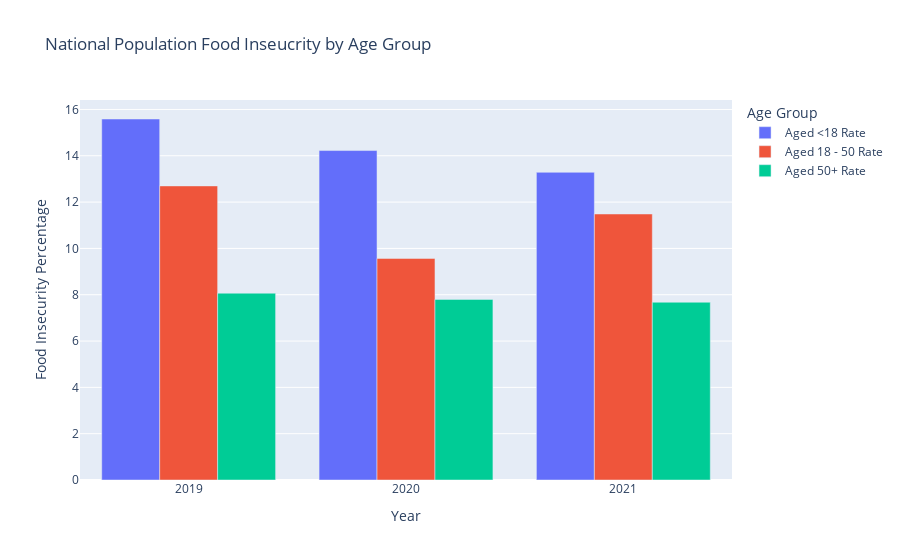

This figure's notebook cell:
### Code cell
import plotly_express as px

fig = px.bar(combined_means, x='Year', y=['Aged <18 Rate', 'Aged 18 - 50 Rate','Aged 50+ Rate','Year'],
             barmode = 'group',
             labels={'value': 'Food Insecurity Percentage', 'variable': 'Age Group'},
             title='National Population Food Inseucrity by Age Group')

fig.show()

### Figure 1 — Plotly figure (JSON) as saved in the notebook; plotly's stock layout.template omitted (floating-point values rounded to 4 significant figures)
{"data": [{"alignmentgroup": "True", "hovertemplate": "Age Group=Aged <18 Rate<br>Year=%{x}<br>Food Insecurity Percentage=%{y}<extra></extra>", "legendgroup": "Aged <18 Rate", "marker": {"color": "#636efa", "pattern": {"shape": ""}}, "name": "Aged <18 Rate", "offsetgroup": "Aged <18 Rate", "orientation": "v", "showlegend": true, "textposition": "auto", "type": "bar", "x": ["2019", "2020", "2021"], "xaxis": "x", "y": [15.59, 14.23, 13.29], "yaxis": "y"}, {"alignmentgroup": "True", "hovertemplate": "Age Group=Aged 18 - 50 Rate<br>Year=%{x}<br>Food Insecurity Percentage=%{y}<extra></extra>", "legendgroup": "Aged 18 - 50 Rate", "marker": {"color": "#EF553B", "pattern": {"shape": ""}}, "name": "Aged 18 - 50 Rate", "offsetgroup": "Aged 18 - 50 Rate", "orientation": "v", "showlegend": true, "textposition": "auto", "type": "bar", "x": ["2019", "2020", "2021"], "xaxis": "x", "y": [12.7, 9.568, 11.49], "yaxis": "y"}, {"alignmentgroup": "True", "hovertemplate": "Age Group=Aged 50+ Rate<br>Year=%{x}<br>Food Insecurity Percentage=%{y}<extra></extra>", "legendgroup": "Aged 50+ Rate", "marker": {"color": "#00cc96", "pattern": {"shape": ""}}, "name": "Aged 50+ Rate", "offsetgroup": "Aged 50+ Rate", "orientation": "v", "showlegend": true, "textposition": "auto", "type": "bar", "x": ["2019", "2020", "2021"], "xaxis": "x", "y": [8.066, 7.799, 7.676], "yaxis": "y"}], "layout": {"barmode": "group", "legend": {"title": {"text": "Age Group"}, "tracegroupgap": 0}, "title": {"text": "National Population Food Inseucrity by Age Group"}, "xaxis": {"anchor": "y", "domain": [0, 1], "title": {"text": "Year"}}, "yaxis": {"anchor": "x", "domain": [0, 1], "title": {"text": "Food Insecurity Percentage"}}}}
